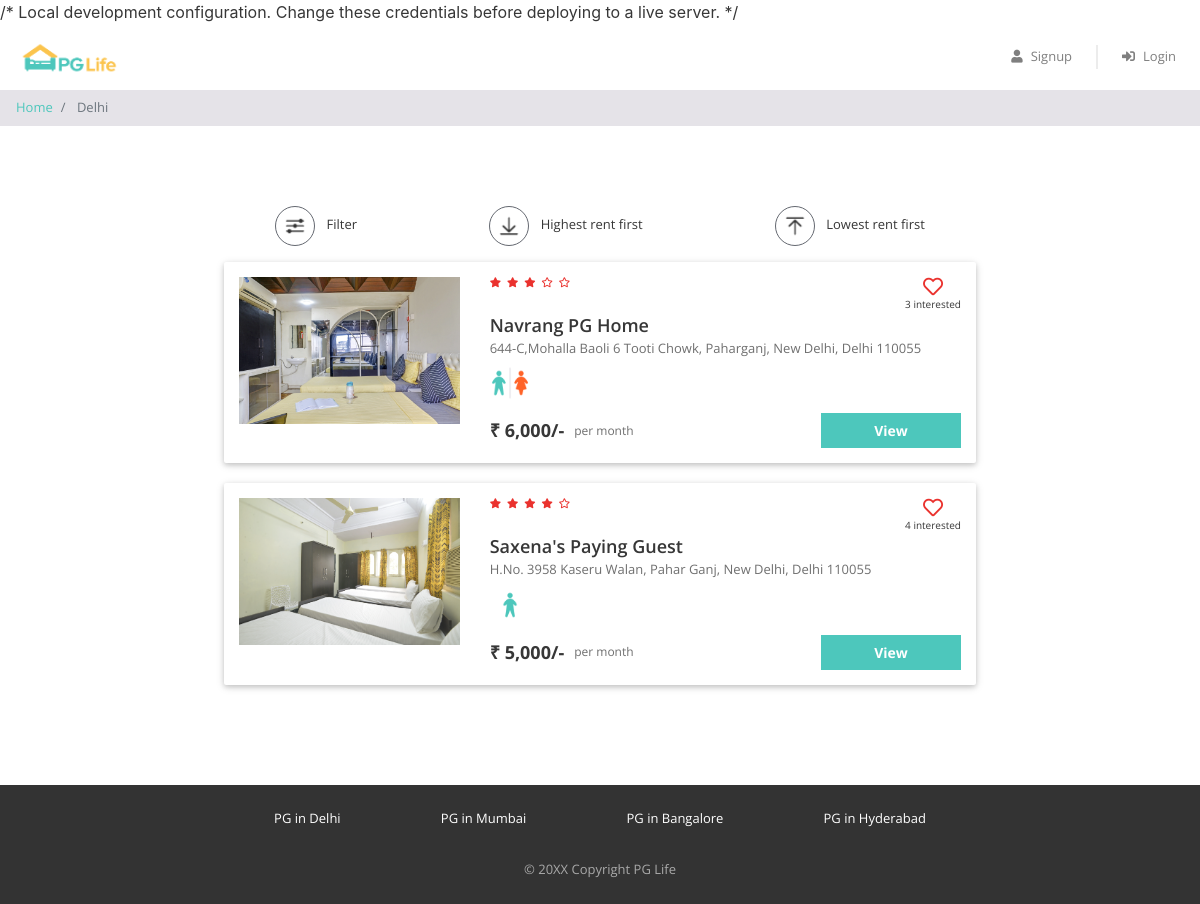
The page /property_list.php?city=Delhi&sort=high on the database its author committed.
### tables this page shows
CREATE TABLE `properties` (
  `id` int(11) NOT NULL,
  `city_id` int(11) NOT NULL,
  `name` varchar(100) NOT NULL,
  `address` varchar(255) NOT NULL,
  `description` longtext NOT NULL,
  `gender` enum('male','female','unisex') NOT NULL,
  `rent` int(11) NOT NULL,
  `rating_clean` float(2,1) NOT NULL,
  `rating_food` float(2,1) NOT NULL,
  `rating_safety` float(2,1) NOT NULL
);

### property_list.php (the view, shortened to what this page needs)
 <?php
require "includes/database_connect.php";
$city_name = trim($_GET['city']);
$sql = "SELECT * FROM cities WHERE LOWER(name)=LOWER('$city_name')";
$result = mysqli_query($conn, $sql);
$city = mysqli_fetch_assoc($result);
$city_id = $city['id'];
$order = "";
if (isset($_GET['sort'])) {
    if ($_GET['sort'] == "high") {
        $order = " ORDER BY rent DESC";
    }
    elseif ($_GET['sort'] == "low") {
        $order = " ORDER BY rent ASC";
    }
}
$sql = "SELECT * FROM properties WHERE city_id='$city_id'" . $order;
$result = mysqli_query($conn, $sql);
$properties = mysqli_fetch_all($result, MYSQLI_ASSOC);
?>
<!DOCTYPE html>
<html lang="en">
<head>
    <?php include "includes/head_links.php"; ?>
    <link href="css/property_list.css" rel="stylesheet">
</head>
<body>
<?php
include "includes/header.php";
?>
    <nav aria-label="breadcrumb">
        <ol class="breadcrumb py-2">
            <li class="breadcrumb-item">
                <a href="index.php">Home</a>
            </li>
            <li class="breadcrumb-item active" aria-current="page">
                <?php echo $city_name; ?>
            </li>
        </ol>
    </nav>
    <div class="page-container">
        <div class="filter-bar row justify-content-around">
            <div class="col-auto" data-toggle="modal" data-target="#filter-modal">
                <img src="img/filter.png" alt="filter" />
                <span>Filter</span>
            </div>
            <div class="col-auto">
    <a href="property_list.php?city=<?php echo urlencode($city_name); ?>&sort=high" style="text-decoration:none;color:inherit;">
        <img src="img/desc.png" alt="sort-desc" />
        <span>Highest rent first</span>
    </a>
</div>
            <div class="col-auto">
    <a href="property_list.php?city=<?php echo urlencode($city_name); ?>&sort=low" style="text-decoration:none;color:inherit;">
        <img src="img/asc.png" alt="sort-asc" />
        <span>Lowest rent first</span>
    </a>
</div>
        </div>
<?php
foreach ($properties as $property) {
    $property_images = glob("img/properties/" . $property['id'] . "/*");
    $sql = "SELECT COUNT(*) AS interested_users
            FROM interested_users_properties
            WHERE property_id=" . $property['id'];
    $result = mysqli_query($conn, $sql);
    $interested_users = mysqli_fetch_assoc($result);
?>
        <div class="property-card row">
            <div class="image-container col-md-4">
                <img src="<?php echo $property_images[0]; ?>" />
            </div>
            <div class="content-container col-md-8">
                <div class="row no-gutters justify-content-between">
                    <?php
$rating = (
    $property['rating_clean'] +
    $property['rating_food'] +
    $property['rating_safety']
) / 3;
?>
<div class="star-container" title="<?php echo round($rating, 1); ?>">
<?php
$fullStars = floor($rating);
for ($i = 1; $i <= 5; $i++) {
    if ($i <= $fullStars) {
        echo '<i class="fas fa-star"></i>';
    } else {
        echo '<i class="far fa-star"></i>';
    }
}
?>
</div>
                    <div class="interested-container">
                      <i id="interested-button-<?php echo $property['id']; ?>"
   class="is-interested-image far fa-heart interested-button"
   data-property="<?php echo $property['id']; ?>">
</i>
    <div class="interested-text">
    <span id="interested-user-count-<?php echo $property['id']; ?>">
        <?php echo $interested_users['interested_users']; ?>
    </span> interested
</div>
                    </div>
                </div>
                <div class="detail-container">
                   <div class="property-name">
    <?php echo $property['name']; ?>
</div>
                    <div class="property-address">
    <?php echo $property['address']; ?>
</div>
                    <div class="property-gender">
                       <img src="img/<?php echo $property['gender']; ?>.png" />
                    </div>
                </div>
                <div class="row no-gutters">
                    <div class="rent-container col-6">
                        <div class="rent">
    ₹ <?php echo number_format($property['rent']); ?>/-
</div>
                        <div class="rent-unit">per month</div>
                    </div>
                    <div class="button-container col-6">
                        <a href="property_detail.php?property_id=<?php echo $property['id']; ?>" class="btn btn-primary">
    View
</a>
                    </div>
                </div>
            </div>
                </div>
<?php
}
?>
</div>
    <div class="footer">
        <div class="page-container footer-container">
            <div class="footer-cities">
                <div class="footer-city">
                    <a href="property_list.php">PG in Delhi</a>
                </div>
                <div class="footer-city">
                    <a href="property_list.php">PG in Mumbai</a>
                </div>
                <div class="footer-city">
                    <a href="property_list.php">PG in Bangalore</a>
                </div>
                <div class="footer-city">
                    <a href="property_list.php">PG in Hyderabad</a>
                </div>
            </div>
            <div class="footer-copyright">© 20XX Copyright PG Life </div>
        </div>
    </div>
</body>
</html>

### css/common.css (style rules this page uses)
* { box-sizing: border-box; font-family: 'Open Sans', sans-serif; }
body { color: #373737; font-size: 16px; position: relative; }
.btn-primary, .btn-warning, .btn-danger { color: white; font-weight: bold; }
.breadcrumb { background-color: #e5e3e8; font-size: 13px; border-radius: 0px; margin-bottom: 0px; }
.page-container { max-width: 800px; padding: 80px 24px; margin: auto; }
.footer { background-color: #333333; font-size: 13px; }
.footer-container { padding: 24px; }
.footer-cities { display: flex; flex-wrap: wrap; justify-content: space-around; }
.footer-city { margin-bottom: 8px; text-align: center; }
.footer-city a { color: #ffffff; }
.footer-copyright { color: #a9a9a9; text-align: center; padding-top: 24px; }

### css/property_list.css (style rules this page uses)
.filter-bar > div { cursor: pointer; font-size: 13px; text-align: center; margin-bottom: 16px; }
.filter-bar img { width: 40px; height: 40px; border-radius: 40px; border: 1px solid #646870; padding: 6px; margin-right: 8px; }
.property-card { background-color: #ffffff; border-radius: 2px; padding: 15px 0px; margin: 0px auto 20px; box-shadow: 0 2px 5px 0 rgba(0, 0, 0, 0.16), 0 2px 10px 0 rgba(0, 0, 0, 0.12); }
.image-container { text-align: center; }
.image-container img { width: 100%; max-width: 300px; }
.star-container i { color: #EA322E; font-size: 10px; margin-right: 6px; }
.interested-container { text-align: center; }
.interested-container i { color: #EA322E; font-size: 20px; cursor: pointer; }
.interested-text { font-size: 10px; }
.detail-container { padding-bottom: 10px; }
.property-name { font-size: 18px; font-weight: 600; }
.property-address { color: #6f6f6f; font-size: 13px; padding-bottom: 5px; }
.property-gender img { width: 40px; }
.rent-container { display: flex; align-items: center; }
.rent { font-size: 18px; font-weight: bold; padding-right: 10px; }
.rent-unit { color: #6f6f6f; font-size: 12px; }
.button-container .btn { font-size: 14px; border-radius: 0px; width: 140px; float: right; }

### rows shown on the page
properties: shows a picture, interested_users "3", name "Navrang PG Home", address "644-C,Mohalla Baoli 6 Tooti Chowk, Paharganj, New Delhi, Delhi 110055", gender (picture), rent "6,000"
properties: shows a picture, interested_users "4", name "Saxena's Paying Guest", address "H.No. 3958 Kaseru Walan, Pahar Ganj, New Delhi, Delhi 110055", gender (picture), rent "5,000"

### other values the page prints
$city_name "Delhi"
